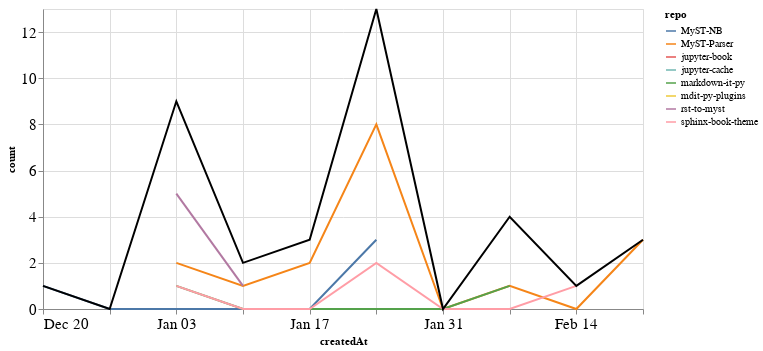

This figure's notebook cell:
### Markdown cell above
### PRs

### Code cell
prs_time = prs.groupby('repo').resample('W', on='createdAt').count()['author'].reset_index()
prs_time = prs_time.rename(columns={'author': 'count'})
prs_time_total = prs_time.groupby('createdAt').agg({"count": "sum"}).reset_index()

ch1 = alt.Chart(prs_time, width=600).mark_line().encode(
    x='createdAt',
    y='count',
    color='repo',
    tooltip="repo"
)

ch2 = alt.Chart(prs_time_total, width=600).mark_line(color="black").encode(
    x='createdAt',
    y='count',
)

ch1 + ch2

### Figure 1 — Vega-Lite specification as saved in the notebook (floating-point values rounded to 4 significant figures)
{"config": {"axisLeft": {"labelFontSize": 15}, "axisBottom": {"labelFontSize": 15}}, "layer": [{"data": {"name": "data-8695da11a6777ce28a8fb3d2f6a07372"}, "mark": "line", "encoding": {"color": {"type": "nominal", "field": "repo"}, "tooltip": {"type": "nominal", "field": "repo"}, "x": {"type": "temporal", "field": "createdAt"}, "y": {"type": "quantitative", "field": "count"}}, "width": 600}, {"data": {"name": "data-0987ed0ed0365443d19c2691a53c95ad"}, "mark": {"type": "line", "color": "black"}, "encoding": {"x": {"type": "temporal", "field": "createdAt"}, "y": {"type": "quantitative", "field": "count"}}, "width": 600}], "$schema": "https://vega.github.io/schema/vega-lite/v4.8.1.json", "datasets": {"data-8695da11a6777ce28a8fb3d2f6a07372": [{"repo": "MyST-NB", "createdAt": "2020-12-20T00:00:00", "count": 1}, {"repo": "MyST-NB", "createdAt": "2020-12-27T00:00:00", "count": 0}, {"repo": "MyST-NB", "createdAt": "2021-01-03T00:00:00", "count": 0}, {"repo": "MyST-NB", "createdAt": "2021-01-10T00:00:00", "count": 0}, {"repo": "MyST-NB", "createdAt": "2021-01-17T00:00:00", "count": 0}, {"repo": "MyST-NB", "createdAt": "2021-01-24T00:00:00", "count": 3}, {"repo": "MyST-Parser", "createdAt": "2021-01-03T00:00:00", "count": 2}, {"repo": "MyST-Parser", "createdAt": "2021-01-10T00:00:00", "count": 1}, {"repo": "MyST-Parser", "createdAt": "2021-01-17T00:00:00", "count": 2}, {"repo": "MyST-Parser", "createdAt": "2021-01-24T00:00:00", "count": 8}, {"repo": "MyST-Parser", "createdAt": "2021-01-31T00:00:00", "count": 0}, {"repo": "MyST-Parser", "createdAt": "2021-02-07T00:00:00", "count": 1}, {"repo": "MyST-Parser", "createdAt": "2021-02-14T00:00:00", "count": 0}, {"repo": "MyST-Parser", "createdAt": "2021-02-21T00:00:00", "count": 3}, {"repo": "jupyter-book", "createdAt": "2021-02-07T00:00:00", "count": 1}, {"repo": "jupyter-cache", "createdAt": "2021-01-17T00:00:00", "count": 1}, {"repo": "markdown-it-py", "createdAt": "2021-01-03T00:00:00", "count": 1}, {"repo": "markdown-it-py", "createdAt": "2021-01-10T00:00:00", "count": 0}, {"repo": "markdown-it-py", "createdAt": "2021-01-17T00:00:00", "count": 0}, {"repo": "markdown-it-py", "createdAt": "2021-01-24T00:00:00", "count": 0}, {"repo": "markdown-it-py", "createdAt": "2021-01-31T00:00:00", "count": 0}, {"repo": "markdown-it-py", "createdAt": "2021-02-07T00:00:00", "count": 1}, {"repo": "mdit-py-plugins", "createdAt": "2021-02-07T00:00:00", "count": 1}, {"repo": "rst-to-myst", "createdAt": "2021-01-03T00:00:00", "count": 5}, {"repo": "rst-to-myst", "createdAt": "2021-01-10T00:00:00", "count": 1}, {"repo": "sphinx-book-theme", "createdAt": "2021-01-03T00:00:00", "count": 1}, {"repo": "sphinx-book-theme", "createdAt": "2021-01-10T00:00:00", "count": 0}, {"repo": "sphinx-book-theme", "createdAt": "2021-01-17T00:00:00", "count": 0}, {"repo": "sphinx-book-theme", "createdAt": "2021-01-24T00:00:00", "count": 2}, {"repo": "sphinx-book-theme", "createdAt": "2021-01-31T00:00:00", "count": 0}, {"repo": "sphinx-book-theme", "createdAt": "2021-02-07T00:00:00", "count": 0}, {"repo": "sphinx-book-theme", "createdAt": "2021-02-14T00:00:00", "count": 1}], "data-0987ed0ed0365443d19c2691a53c95ad": [{"createdAt": "2020-12-20T00:00:00", "count": 1}, {"createdAt": "2020-12-27T00:00:00", "count": 0}, {"createdAt": "2021-01-03T00:00:00", "count": 9}, {"createdAt": "2021-01-10T00:00:00", "count": 2}, {"createdAt": "2021-01-17T00:00:00", "count": 3}, {"createdAt": "2021-01-24T00:00:00", "count": 13}, {"createdAt": "2021-01-31T00:00:00", "count": 0}, {"createdAt": "2021-02-07T00:00:00", "count": 4}, {"createdAt": "2021-02-14T00:00:00", "count": 1}, {"createdAt": "2021-02-21T00:00:00", "count": 3}]}}
